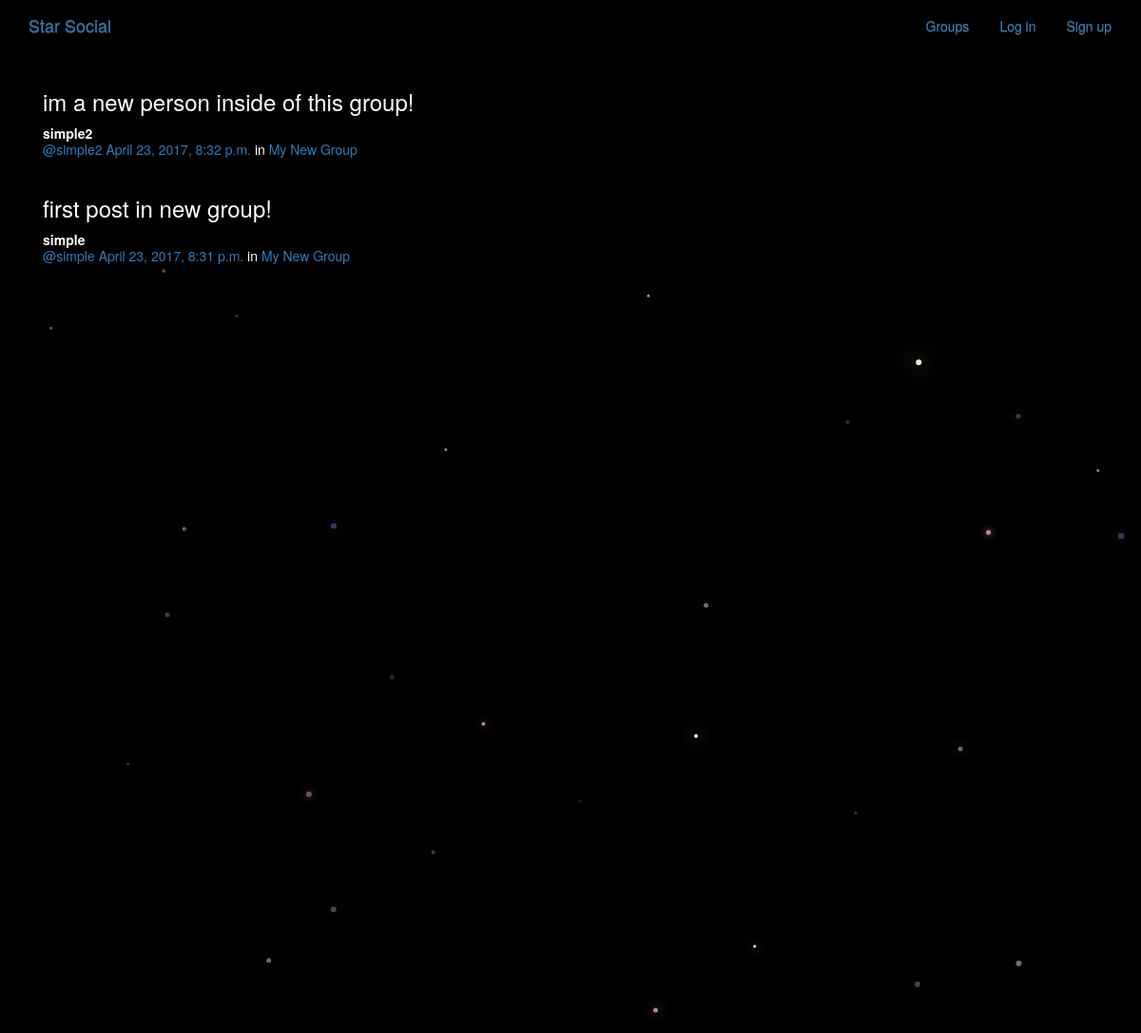
The app's page /posts/, older data.
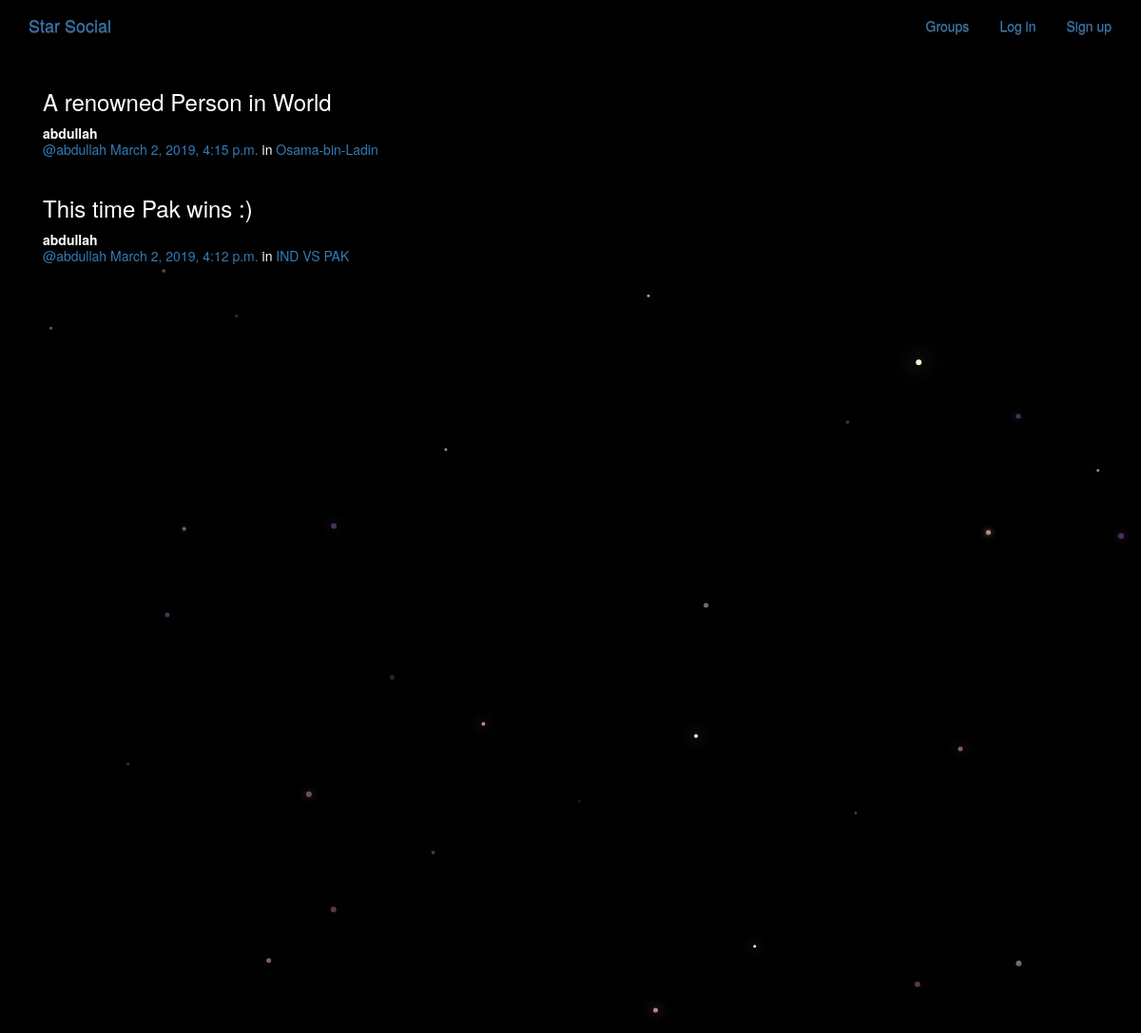
The same page, newer data.
### posts/models.py (models this page shows, shortened)
class Post(models.Model):
    user = models.ForeignKey(User, related_name="posts",on_delete=models.CASCADE)
    created_at = models.DateTimeField(auto_now=True)
    message = models.TextField()
    message_html = models.TextField(editable=False)
    group = models.ForeignKey(Group, related_name="posts",null=True, blank=True,on_delete=models.CASCADE)
    class Meta:
        ordering = ["-created_at"]
        unique_together = ["user", "message"]

### groups/models.py (models this page shows, shortened)
class Group(models.Model):
    name = models.CharField(max_length=255, unique=True)
    slug = models.SlugField(allow_unicode=True, unique=True)
    description = models.TextField(blank=True, default='')
    description_html = models.TextField(editable=False, default='', blank=True)
    members = models.ManyToManyField(User,through="GroupMember")
    class Meta:
        ordering = ["name"]

### posts/views.py (the view)
class PostList(SelectRelatedMixin, generic.ListView):
    model = models.Post
    select_related = ("user", "group")

### posts/templates/posts/post_list.html (shortened to what this page needs)
{% extends "posts/post_base.html" %}
{% load humanize %}
{% block post_content %}
<div class="col-md-8">
	{% for post in post_list %}
  {% include "posts/_post.html" %}
	{% endfor %}
</div>
{% endblock %}

### posts/templates/posts/_post.html (shortened to what this page needs)
<div class="post media">
	<h3>{{ post.message_html|safe }}</h3>
	<div class="media-body">
		<strong>{{ post.user.username }}</strong>
		<h5 class="media-heading">
			<span class="username"><a href="{% url 'posts:for_user' username=post.user.username %}">@{{ post.user.username }}</a></span>
			<time class="time"><a href="{% url 'posts:single' username=post.user.username pk=post.pk %}">{{ post.created_at }}</a></time>
			{% if post.group %}
			<span class="group-name">in <a href="#">{{ post.group.name }}</a></span>
			{% endif %}
		</h5>
	</div>
</div>

Row changes from the older to the newer data that the page shows:
removed Post: message_html "im a new person inside of this group!", user.username "simple2", created_at "April 23, 2017, 8:32 p.m.", group.name "My New Group"
removed Post: message_html "first post in new group!", user.username "simple", created_at "April 23, 2017, 8:31 p.m.", group.name "My New Group"
added Post: message_html "A renowned Person in World", user.username "abdullah", created_at "March 2, 2019, 4:15 p.m.", group.name "Osama-bin-Ladin"
added Post: message_html "This time Pak wins :)", user.username "abdullah", created_at "March 2, 2019, 4:12 p.m.", group.name "IND VS PAK"
